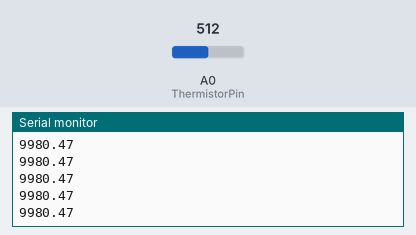
Recording of a sketch running on a simulated Arduino Uno, built with avr-gcc and run on an emulated ATmega328P. On the bench: the last lines printed to the serial monitor. Inputs (shaded band) come from the test bench; at power-on: A0 (ThermistorPin) = 512.

Above: at 1.2 s.
1.3 s: A0 (ThermistorPin) set to 0
At 1.34 s:
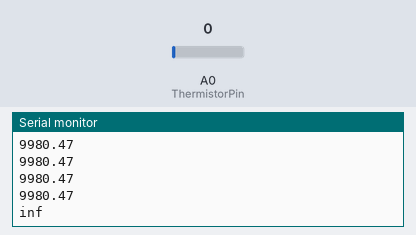
3.2 s: A0 (ThermistorPin) set to 122
At 3.21 s:
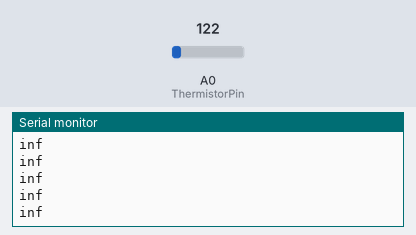

The sketch:

thermistor_test.ino
```cpp
int ThermistorPin = 0;
int Vo;
float R1 = 10000;
float logR2, R2, T;
float c1 = 2.055804316e-03, c2 = 0.5779987905e-04, c3 = 5.356844641e-07;

void setup() {
  Serial.begin(115200);
}

void loop() {

  Vo = analogRead(ThermistorPin);
  R2 = R1 * (1023.0 / (float)Vo - 1.0);
  Serial.println(R2);

  logR2 = log(R2);
  T = (1.0 / (c1 + c2*logR2 + c3*logR2*logR2*logR2));
  T = T - 273.15;
  // T = (T * 9.0)/ 5.0 + 32.0;

  // Serial.print("Temperature: ");
  // Serial.println(T);
  // Serial.println(" F");

  delay(50);
}
```

Measured:
- after the input at 1.3 s, the serial monitor: prints a new line at once (image 1)
